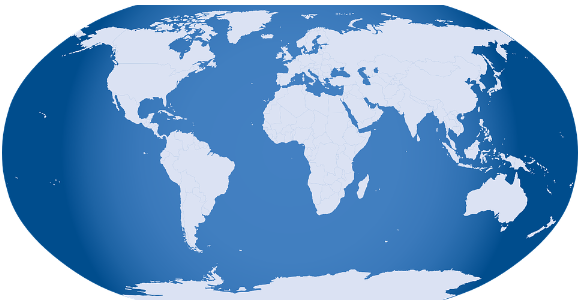
#> input picture OpenCV/images/globe.png, 585 x 308 px, found by its file name
$ python Ex17-1.Contour1.py
#> lines starting #> are read from the running program, lines starting #| are printed output that depends on the picture; after the words box and inside, x2 and y2 are one past the last pixel; in counts of white or black regions, pixels touching at a corner belong together
import numpy as np
import cv2

def contour():
    img = cv2.imread('E:/Python_Study/OpenCV/images/globe.png')
#> img is the input picture: shape (308, 585, 3); mean B, G, R 204.7, 163.2, 122.8
    img_gray = cv2.cvtColor(img, cv2.COLOR_BGR2GRAY)
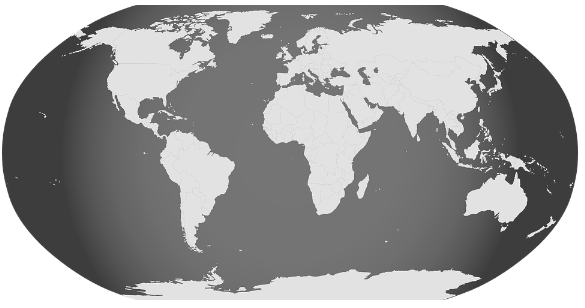
#> img_gray: shape (308, 585); min 41, max 255, mean 155.9

    contour_img = np.zeros((img.shape[0],img.shape[1],3), np.uint8)

    ret, thr = cv2.threshold(img_gray, 127, 255, 0)
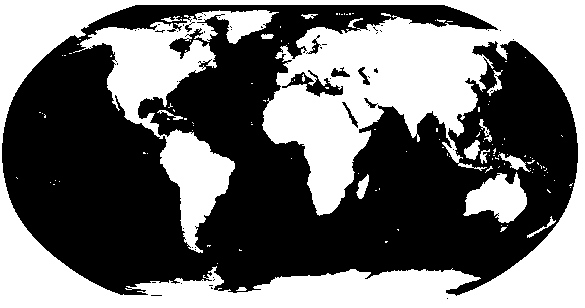
#> thr: shape (308, 585); 43.9% white; 123 white regions (106 under 20 px)
    contours, _ = cv2.findContours(thr, cv2.RETR_TREE, cv2.CHAIN_APPROX_SIMPLE)
#> contours = 237 contours, 209 with area under 20; largest, box (x1, y1, x2, y2) and area: (0, 0, 585, 308) 179288, (1, 4, 579, 297) 117936, (73, 10, 279, 253) 12251, (463, 172, 527, 223) 1872, (281, 69, 344, 98) 702

    cv2.drawContours(contour_img, contours, -1, (255, 255, 255), 1)
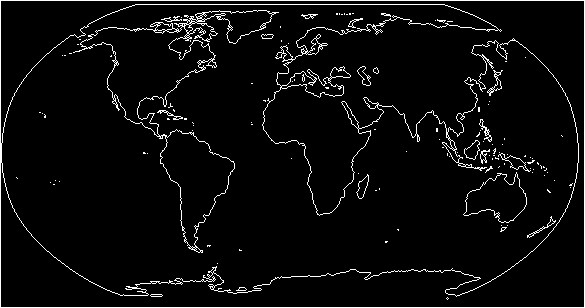
#> contour_img: shape (308, 585, 3); 4.6% white in thin lines or dots
    cv2.imshow('thresh', thr)
    cv2.imshow('original', img)
    cv2.imshow('contour', contour_img)

    cv2.waitKey(0)
    cv2.destroyAllWindows()

contour()
